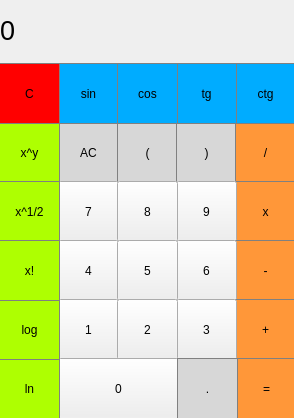
<?xml version="1.0" encoding="UTF-8"?>
<ui version="4.0">
 <class>MainWindow</class>
 <widget class="QMainWindow" name="MainWindow">
  <property name="geometry">
   <rect>
    <x>0</x>
    <y>0</y>
    <width>294</width>
    <height>418</height>
   </rect>
  </property>
  <property name="windowTitle">
   <string>MainWindow</string>
  </property>
  <widget class="QWidget" name="centralwidget">
   <widget class="QPushButton" name="pushButton_AC">
    <property name="geometry">
     <rect>
      <x>58</x>
      <y>122</y>
      <width>61</width>
      <height>61</height>
     </rect>
    </property>
    <property name="styleSheet">
     <string notr="true">QPushButton {
	background-color: rgb(215, 215, 215);
	border: 1px solid gray;
}
QPushButton:pressed {
		background-color: qlineargradient( x1:0, y1:0, x2:0, y2:1, stop: 0 #BEBEBE, stop: 1 #D7D7D7);
}</string>
    </property>
    <property name="text">
     <string>AC</string>
    </property>
   </widget>
   <widget class="QLabel" name="label">
    <property name="enabled">
     <bool>true</bool>
    </property>
    <property name="geometry">
     <rect>
      <x>0</x>
      <y>0</y>
      <width>281</width>
      <height>61</height>
     </rect>
    </property>
    <property name="font">
     <font>
      <pointsize>20</pointsize>
     </font>
    </property>
    <property name="styleSheet">
     <string notr="true">QLabel {
	qproperty-alignment: 'AlignVCenter | AlignRight';
	border-bottom: 1px solid gray;
}

background-color : white;</string>
    </property>
    <property name="text">
     <string>0</string>
    </property>
   </widget>
   <widget class="QPushButton" name="pushButton_left">
    <property name="geometry">
     <rect>
      <x>117</x>
      <y>122</y>
      <width>61</width>
      <height>61</height>
     </rect>
    </property>
    <property name="styleSheet">
     <string notr="true">QPushButton {
	background-color: rgb(215, 215, 215);
	border: 1px solid gray;
}
QPushButton:pressed {
		background-color: qlineargradient( x1:0, y1:0, x2:0, y2:1, stop: 0 #BEBEBE, stop: 1 #D7D7D7);
}</string>
    </property>
    <property name="text">
     <string>(</string>
    </property>
   </widget>
   <widget class="QPushButton" name="pushButton_right">
    <property name="geometry">
     <rect>
      <x>176</x>
      <y>122</y>
      <width>61</width>
      <height>61</height>
     </rect>
    </property>
    <property name="styleSheet">
     <string notr="true">QPushButton {
	background-color: rgb(215, 215, 215);
	border: 1px solid gray;
}
QPushButton:pressed {
		background-color: qlineargradient( x1:0, y1:0, x2:0, y2:1, stop: 0 #BEBEBE, stop: 1 #D7D7D7);
}</string>
    </property>
    <property name="text">
     <string>)</string>
    </property>
   </widget>
   <widget class="QPushButton" name="pushButton_split">
    <property name="geometry">
     <rect>
      <x>235</x>
      <y>122</y>
      <width>61</width>
      <height>61</height>
     </rect>
    </property>
    <property name="styleSheet">
     <string notr="true">QPushButton {
	background-color: rgb(255, 151, 57);
	border: 1px solid gray;
}
QPushButton:pressed {
		background-color: qlineargradient( x1:0, y1:0, x2:0, y2:1, stop: 0 #FF7832E, stop: 1 #FF9739);
}</string>
    </property>
    <property name="text">
     <string>/</string>
    </property>
   </widget>
   <widget class="QPushButton" name="pushButton_mult">
    <property name="geometry">
     <rect>
      <x>235</x>
      <y>181</y>
      <width>61</width>
      <height>61</height>
     </rect>
    </property>
    <property name="styleSheet">
     <string notr="true">QPushButton {
	background-color: rgb(255, 151, 57);
	border: 1px solid gray;
}
QPushButton:pressed {
		background-color: qlineargradient( x1:0, y1:0, x2:0, y2:1, stop: 0 #FF7832E, stop: 1 #FF9739);
}</string>
    </property>
    <property name="text">
     <string>x</string>
    </property>
   </widget>
   <widget class="QPushButton" name="pushButton_7">
    <property name="geometry">
     <rect>
      <x>58</x>
      <y>181</y>
      <width>61</width>
      <height>61</height>
     </rect>
    </property>
    <property name="styleSheet">
     <string notr="true">
QPushButton:pressed {
	background-color: qlineargradient( x1:0, y1:0, x2:0, y2:1, stop: 0 #dadbde, stop: 1 #f6f7fa);
}
</string>
    </property>
    <property name="text">
     <string>7</string>
    </property>
   </widget>
   <widget class="QPushButton" name="pushButton_9">
    <property name="geometry">
     <rect>
      <x>176</x>
      <y>181</y>
      <width>61</width>
      <height>61</height>
     </rect>
    </property>
    <property name="styleSheet">
     <string notr="true">
QPushButton:pressed {
	background-color: qlineargradient( x1:0, y1:0, x2:0, y2:1, stop: 0 #dadbde, stop: 1 #f6f7fa);
}
</string>
    </property>
    <property name="text">
     <string>9</string>
    </property>
   </widget>
   <widget class="QPushButton" name="pushButton_8">
    <property name="geometry">
     <rect>
      <x>117</x>
      <y>181</y>
      <width>61</width>
      <height>61</height>
     </rect>
    </property>
    <property name="styleSheet">
     <string notr="true">
QPushButton:pressed {
	background-color: qlineargradient( x1:0, y1:0, x2:0, y2:1, stop: 0 #dadbde, stop: 1 #f6f7fa);
}
</string>
    </property>
    <property name="text">
     <string>8</string>
    </property>
   </widget>
   <widget class="QPushButton" name="pushButton_minus">
    <property name="geometry">
     <rect>
      <x>235</x>
      <y>240</y>
      <width>61</width>
      <height>61</height>
     </rect>
    </property>
    <property name="styleSheet">
     <string notr="true">QPushButton {
	background-color: rgb(255, 151, 57);
	border: 1px solid gray;
}
QPushButton:pressed {
		background-color: qlineargradient( x1:0, y1:0, x2:0, y2:1, stop: 0 #FF7832E, stop: 1 #FF9739);
}</string>
    </property>
    <property name="text">
     <string>-</string>
    </property>
   </widget>
   <widget class="QPushButton" name="pushButton_4">
    <property name="geometry">
     <rect>
      <x>58</x>
      <y>240</y>
      <width>61</width>
      <height>61</height>
     </rect>
    </property>
    <property name="styleSheet">
     <string notr="true">
QPushButton:pressed {
	background-color: qlineargradient( x1:0, y1:0, x2:0, y2:1, stop: 0 #dadbde, stop: 1 #f6f7fa);
}
</string>
    </property>
    <property name="text">
     <string>4</string>
    </property>
   </widget>
   <widget class="QPushButton" name="pushButton_6">
    <property name="geometry">
     <rect>
      <x>176</x>
      <y>240</y>
      <width>61</width>
      <height>61</height>
     </rect>
    </property>
    <property name="styleSheet">
     <string notr="true">
QPushButton:pressed {
	background-color: qlineargradient( x1:0, y1:0, x2:0, y2:1, stop: 0 #dadbde, stop: 1 #f6f7fa);
}
</string>
    </property>
    <property name="text">
     <string>6</string>
    </property>
   </widget>
   <widget class="QPushButton" name="pushButton_5">
    <property name="geometry">
     <rect>
      <x>117</x>
      <y>240</y>
      <width>61</width>
      <height>61</height>
     </rect>
    </property>
    <property name="styleSheet">
     <string notr="true">
QPushButton:pressed {
	background-color: qlineargradient( x1:0, y1:0, x2:0, y2:1, stop: 0 #dadbde, stop: 1 #f6f7fa);
}
</string>
    </property>
    <property name="text">
     <string>5</string>
    </property>
   </widget>
   <widget class="QPushButton" name="pushButton_plus">
    <property name="geometry">
     <rect>
      <x>235</x>
      <y>299</y>
      <width>61</width>
      <height>61</height>
     </rect>
    </property>
    <property name="styleSheet">
     <string notr="true">QPushButton {
	background-color: rgb(255, 151, 57);
	border: 1px solid gray;
}
QPushButton:pressed {
		background-color: qlineargradient( x1:0, y1:0, x2:0, y2:1, stop: 0 #FF7832E, stop: 1 #FF9739);
}</string>
    </property>
    <property name="text">
     <string>+</string>
    </property>
   </widget>
   <widget class="QPushButton" name="pushButton_1">
    <property name="geometry">
     <rect>
      <x>58</x>
      <y>299</y>
      <width>61</width>
      <height>61</height>
     </rect>
    </property>
    <property name="styleSheet">
     <string notr="true">
QPushButton:pressed {
	background-color: qlineargradient( x1:0, y1:0, x2:0, y2:1, stop: 0 #dadbde, stop: 1 #f6f7fa);
}
</string>
    </property>
    <property name="text">
     <string>1</string>
    </property>
   </widget>
   <widget class="QPushButton" name="pushButton_3">
    <property name="geometry">
     <rect>
      <x>176</x>
      <y>299</y>
      <width>61</width>
      <height>61</height>
     </rect>
    </property>
    <property name="styleSheet">
     <string notr="true">
QPushButton:pressed {
	background-color: qlineargradient( x1:0, y1:0, x2:0, y2:1, stop: 0 #dadbde, stop: 1 #f6f7fa);
}
</string>
    </property>
    <property name="text">
     <string>3</string>
    </property>
   </widget>
   <widget class="QPushButton" name="pushButton_2">
    <property name="geometry">
     <rect>
      <x>117</x>
      <y>299</y>
      <width>61</width>
      <height>61</height>
     </rect>
    </property>
    <property name="styleSheet">
     <string notr="true">
QPushButton:pressed {
	background-color: qlineargradient( x1:0, y1:0, x2:0, y2:1, stop: 0 #dadbde, stop: 1 #f6f7fa);
}
</string>
    </property>
    <property name="text">
     <string>2</string>
    </property>
   </widget>
   <widget class="QPushButton" name="pushButton_equal">
    <property name="geometry">
     <rect>
      <x>236</x>
      <y>358</y>
      <width>61</width>
      <height>61</height>
     </rect>
    </property>
    <property name="styleSheet">
     <string notr="true">QPushButton {
	background-color: rgb(255, 151, 57);
	border: 1px solid gray;
}
QPushButton:pressed {
		background-color: qlineargradient( x1:0, y1:0, x2:0, y2:1, stop: 0 #FF7832E, stop: 1 #FF9739);
}</string>
    </property>
    <property name="text">
     <string>=</string>
    </property>
   </widget>
   <widget class="QPushButton" name="pushButton_0">
    <property name="geometry">
     <rect>
      <x>58</x>
      <y>358</y>
      <width>121</width>
      <height>61</height>
     </rect>
    </property>
    <property name="styleSheet">
     <string notr="true">
QPushButton:pressed {
	background-color: qlineargradient( x1:0, y1:0, x2:0, y2:1, stop: 0 #dadbde, stop: 1 #f6f7fa);
}
</string>
    </property>
    <property name="text">
     <string>0</string>
    </property>
   </widget>
   <widget class="QPushButton" name="pushButton_dot">
    <property name="geometry">
     <rect>
      <x>177</x>
      <y>358</y>
      <width>61</width>
      <height>61</height>
     </rect>
    </property>
    <property name="styleSheet">
     <string notr="true">QPushButton {
	background-color: rgb(215, 215, 215);
	border: 1px solid gray;
}
QPushButton:pressed {
		background-color: qlineargradient( x1:0, y1:0, x2:0, y2:1, stop: 0 #BEBEBE, stop: 1 #D7D7D7);
}</string>
    </property>
    <property name="text">
     <string>.</string>
    </property>
   </widget>
   <widget class="QPushButton" name="pushButton_ctg">
    <property name="geometry">
     <rect>
      <x>235</x>
      <y>63</y>
      <width>61</width>
      <height>61</height>
     </rect>
    </property>
    <property name="styleSheet">
     <string notr="true">QPushButton {
	background-color: rgb(0, 172, 255);
	border: 1px solid gray;
}
QPushButton:pressed {
		background-color: qlineargradient( x1:0, y1:0, x2:0, y2:1, stop: 0 #BEBEBE, stop: 1 #D7D7D7);
}</string>
    </property>
    <property name="text">
     <string>ctg</string>
    </property>
   </widget>
   <widget class="QPushButton" name="pushButton_sin">
    <property name="geometry">
     <rect>
      <x>58</x>
      <y>63</y>
      <width>61</width>
      <height>61</height>
     </rect>
    </property>
    <property name="styleSheet">
     <string notr="true">QPushButton {
	background-color: rgb(0, 172, 255);
	border: 1px solid gray;
}
QPushButton:pressed {
		background-color: qlineargradient( x1:0, y1:0, x2:0, y2:1, stop: 0 #BEBEBE, stop: 1 #D7D7D7);
}</string>
    </property>
    <property name="text">
     <string>sin</string>
    </property>
   </widget>
   <widget class="QPushButton" name="pushButton_tg">
    <property name="geometry">
     <rect>
      <x>176</x>
      <y>63</y>
      <width>61</width>
      <height>61</height>
     </rect>
    </property>
    <property name="styleSheet">
     <string notr="true">QPushButton {
	background-color: rgb(0, 172, 255);
	border: 1px solid gray;
}
QPushButton:pressed {
		background-color: qlineargradient( x1:0, y1:0, x2:0, y2:1, stop: 0 #BEBEBE, stop: 1 #D7D7D7);
}</string>
    </property>
    <property name="text">
     <string>tg</string>
    </property>
   </widget>
   <widget class="QPushButton" name="pushButton_cos">
    <property name="geometry">
     <rect>
      <x>117</x>
      <y>63</y>
      <width>61</width>
      <height>61</height>
     </rect>
    </property>
    <property name="styleSheet">
     <string notr="true">QPushButton {
	background-color: rgb(0, 172, 255);
	border: 1px solid gray;
}
QPushButton:pressed {
		background-color: qlineargradient( x1:0, y1:0, x2:0, y2:1, stop: 0 #BEBEBE, stop: 1 #D7D7D7);
}</string>
    </property>
    <property name="text">
     <string>cos</string>
    </property>
   </widget>
   <widget class="QPushButton" name="pushButton_step">
    <property name="geometry">
     <rect>
      <x>-1</x>
      <y>122</y>
      <width>61</width>
      <height>61</height>
     </rect>
    </property>
    <property name="styleSheet">
     <string notr="true">QPushButton {
	background-color: rgb(174, 255, 1);
	border: 1px solid gray;
}
QPushButton:pressed {
		background-color: qlineargradient( x1:0, y1:0, x2:0, y2:1, stop: 0 #BEBEBE, stop: 1 #D7D7D7);
}</string>
    </property>
    <property name="text">
     <string>x^y</string>
    </property>
   </widget>
   <widget class="QPushButton" name="pushButton_cor">
    <property name="geometry">
     <rect>
      <x>-1</x>
      <y>181</y>
      <width>61</width>
      <height>61</height>
     </rect>
    </property>
    <property name="styleSheet">
     <string notr="true">QPushButton {
	background-color: rgb(174, 255, 1);
	border: 1px solid gray;
}
QPushButton:pressed {
		background-color: qlineargradient( x1:0, y1:0, x2:0, y2:1, stop: 0 #BEBEBE, stop: 1 #D7D7D7);
}</string>
    </property>
    <property name="text">
     <string>x^1/2</string>
    </property>
   </widget>
   <widget class="QPushButton" name="pushButton_ln">
    <property name="geometry">
     <rect>
      <x>-1</x>
      <y>358</y>
      <width>61</width>
      <height>61</height>
     </rect>
    </property>
    <property name="styleSheet">
     <string notr="true">QPushButton {
	background-color: rgb(174, 255, 1);
	border: 1px solid gray;
}
QPushButton:pressed {
		background-color: qlineargradient( x1:0, y1:0, x2:0, y2:1, stop: 0 #BEBEBE, stop: 1 #D7D7D7);
}</string>
    </property>
    <property name="text">
     <string>ln</string>
    </property>
   </widget>
   <widget class="QPushButton" name="pushButton_log">
    <property name="geometry">
     <rect>
      <x>-1</x>
      <y>299</y>
      <width>61</width>
      <height>61</height>
     </rect>
    </property>
    <property name="styleSheet">
     <string notr="true">QPushButton {
	background-color: rgb(174, 255, 1);
	border: 1px solid gray;
}
QPushButton:pressed {
		background-color: qlineargradient( x1:0, y1:0, x2:0, y2:1, stop: 0 #BEBEBE, stop: 1 #D7D7D7);
}</string>
    </property>
    <property name="text">
     <string>log</string>
    </property>
   </widget>
   <widget class="QPushButton" name="pushButton_fac">
    <property name="geometry">
     <rect>
      <x>-1</x>
      <y>240</y>
      <width>61</width>
      <height>61</height>
     </rect>
    </property>
    <property name="styleSheet">
     <string notr="true">QPushButton {
	background-color: rgb(174, 255, 1);
	border: 1px solid gray;
}
QPushButton:pressed {
		background-color: qlineargradient( x1:0, y1:0, x2:0, y2:1, stop: 0 #BEBEBE, stop: 1 #D7D7D7);
}</string>
    </property>
    <property name="text">
     <string>x!</string>
    </property>
   </widget>
   <widget class="QPushButton" name="pushButton_last">
    <property name="geometry">
     <rect>
      <x>-1</x>
      <y>63</y>
      <width>61</width>
      <height>61</height>
     </rect>
    </property>
    <property name="styleSheet">
     <string notr="true">QPushButton {
	background-color: rgb(255, 0, 0);
	border: 1px solid gray;
}
QPushButton:pressed {
		background-color: qlineargradient( x1:0, y1:0, x2:0, y2:1, stop: 0 #BEBEBE, stop: 1 #D7D7D7);
}</string>
    </property>
    <property name="text">
     <string>C</string>
    </property>
   </widget>
  </widget>
 </widget>
 <resources/>
 <connections/>
</ui>
